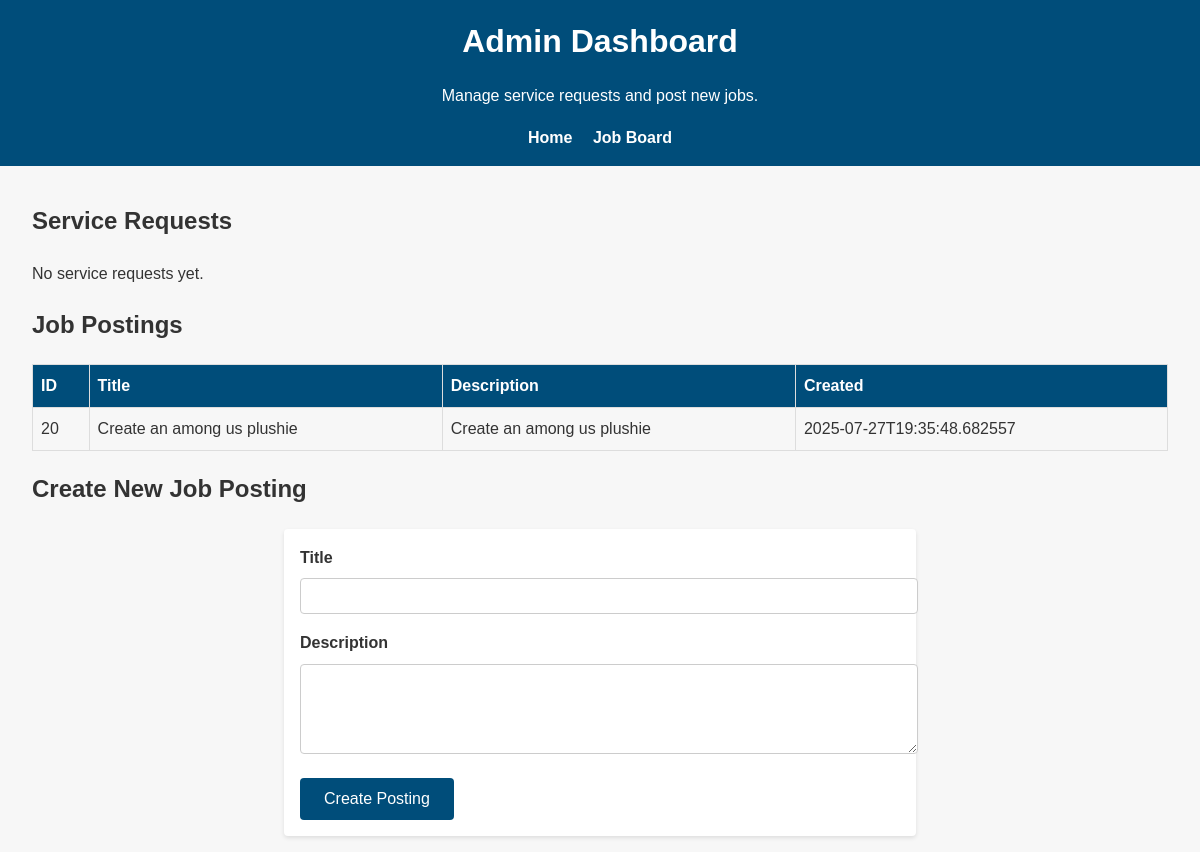
/admin, run on an earlier commit of the app's database.
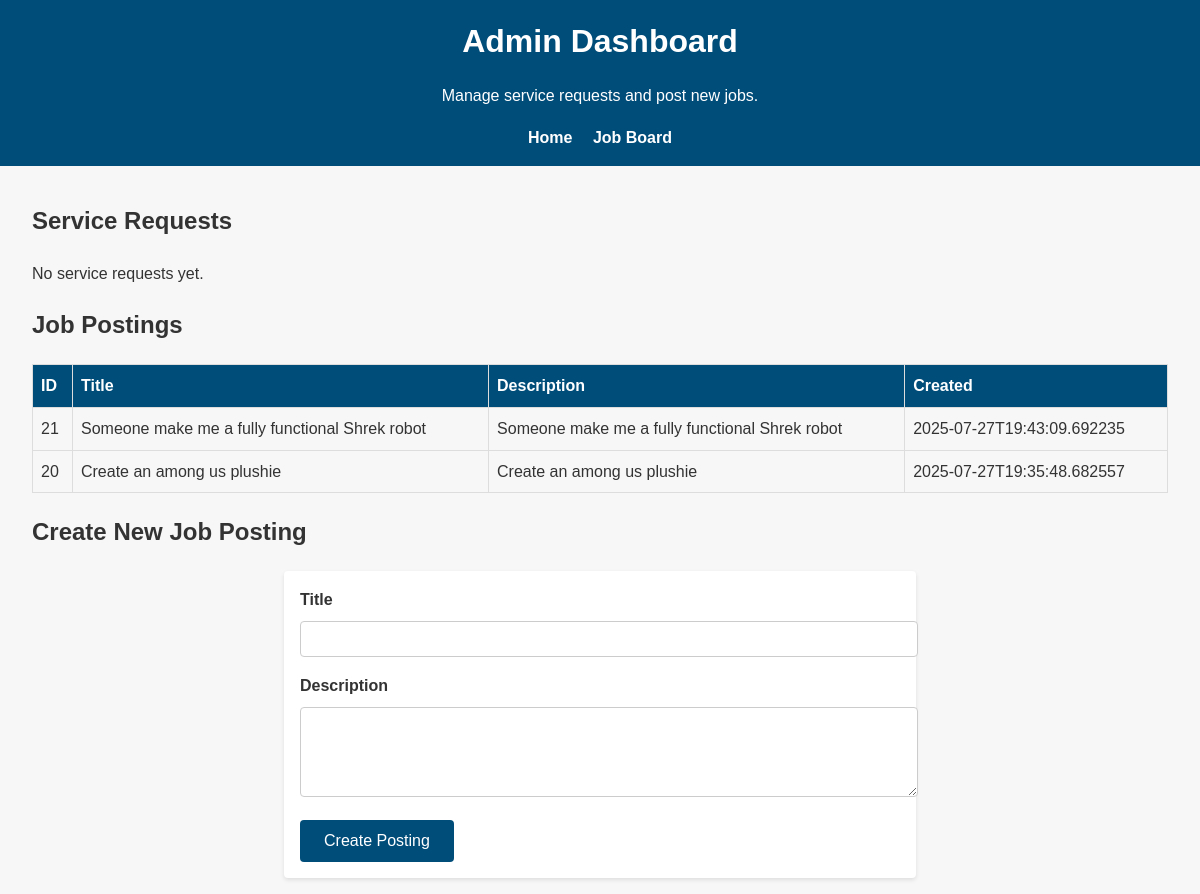
And on a later commit of the database.
### tables this page shows
CREATE TABLE job_postings (
                id INTEGER PRIMARY KEY AUTOINCREMENT,
                title TEXT NOT NULL,
                description TEXT NOT NULL,
                created_at TEXT NOT NULL
            );

### rallypoint/main.py (the view)
@app.get("/admin")
async def admin_dashboard(request: Request):
    with get_db() as conn:
        cursor = conn.cursor()
        cursor.execute("SELECT id, name, email, description, created_at FROM service_requests ORDER BY created_at DESC")
        requests = cursor.fetchall()
        cursor.execute("SELECT id, title, description, created_at FROM job_postings ORDER BY created_at DESC")
        postings = cursor.fetchall()
    return templates.TemplateResponse(
        "admin.html",
        {
            "request": request,
            "service_requests": requests,
            "job_postings": postings,
        },
    )

### rallypoint/templates/admin.html (shortened to what this page needs)
<!DOCTYPE html>
<html lang="en">
<head>
    <link rel="stylesheet" href="/static/style.css">
</head>
<body>
    <header>
        <h1>Admin Dashboard</h1>
        <p>Manage service requests and post new jobs.</p>
        <nav>
            <a href="/">Home</a>
            <a href="/postings">Job Board</a>
        </nav>
    </header>
    <main>
        <section>
            <h2>Service Requests</h2>
            {% if service_requests %}
            <table>
                <thead>
                    <tr>
                        <th>ID</th>
                        <th>Name</th>
                        <th>Email</th>
                        <th>Description</th>
                        <th>Submitted</th>
                    </tr>
                </thead>
                <tbody>
                    {% for req in service_requests %}
                    <tr>
                        <td>{{ req[0] }}</td>
                        <td>{{ req[1] }}</td>
                        <td>{{ req[2] }}</td>
                        <td>{{ req[3] }}</td>
                        <td>{{ req[4] }}</td>
                    </tr>
                    {% endfor %}
                </tbody>
            </table>
            {% else %}
            <p>No service requests yet.</p>
            {% endif %}
        </section>
        <section>
            <h2>Job Postings</h2>
            {% if job_postings %}
            <table>
                <thead>
                    <tr>
                        <th>ID</th>
                        <th>Title</th>
                        <th>Description</th>
                        <th>Created</th>
                    </tr>
                </thead>
                <tbody>
                    {% for job in job_postings %}
                    <tr>
                        <td>{{ job[0] }}</td>
                        <td>{{ job[1] }}</td>
                        <td>{{ job[2] }}</td>
                        <td>{{ job[3] }}</td>
                    </tr>
                    {% endfor %}
                </tbody>
            </table>
            {% else %}
            <p>No job postings yet.</p>
            {% endif %}
        </section>
        <section>
            <h2>Create New Job Posting</h2>
            <form action="/admin/post_job" method="post">
                <div class="form-field">
                    <label for="title">Title</label>
                    <input type="text" id="title" name="title" required>
                </div>
                <div class="form-field">
                    <label for="description">Description</label>
                    <textarea id="description" name="description" rows="4" required></textarea>
                </div>
                <button type="submit">Create Posting</button>
            </form>
        </section>
    </main>
</body>
</html>

### rallypoint/static/style.css (style rules this page uses)
body { margin: 0; font-family: Arial, sans-serif; line-height: 1.6; background-color: #f7f7f7; color: #333; }
header { background-color: #004d7a; color: #fff; padding: 1rem; text-align: center; }
header h1 { margin: 0; font-size: 2rem; }
header nav a { color: #fff; margin: 0 0.5rem; text-decoration: none; font-weight: bold; }
main { padding: 1rem 2rem; }
form { background: #fff; padding: 1rem; border-radius: 4px; box-shadow: 0 2px 4px rgba(0,0,0,0.1); max-width: 600px; margin: 0 auto; }
.form-field { margin-bottom: 1rem; }
.form-field label { display: block; margin-bottom: 0.5rem; font-weight: bold; }
.form-field input, .form-field textarea { width: 100%; padding: 0.5rem; border: 1px solid #ccc; border-radius: 4px; font-size: 1rem; }
button { background-color: #004d7a; color: #fff; border: none; padding: 0.75rem 1.5rem; font-size: 1rem; border-radius: 4px; cursor: pointer; }
table { width: 100%; border-collapse: collapse; margin-bottom: 1rem; }
table th, table td { border: 1px solid #ddd; padding: 0.5rem; text-align: left; }
table th { background-color: #004d7a; color: #fff; }

What changed in the data, as far as the page shows it:
added job_postings: id "21", title "Someone make me a fully functional Shrek robot", description "Someone make me a fully functional Shrek robot", created_at "2025-07-27T19:43:09.692235"
